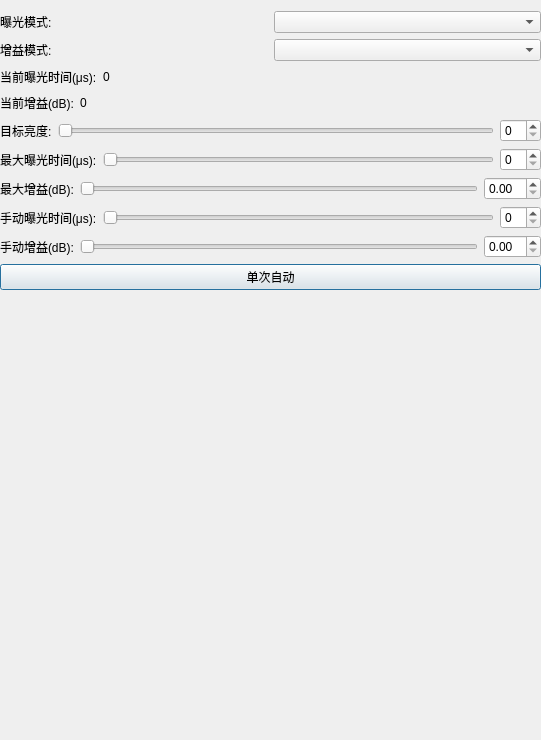
<?xml version="1.0" encoding="UTF-8"?>
<ui version="4.0">
 <class>ExpGainDlg</class>
 <widget class="QDialog" name="ExpGainDlg">
  <property name="geometry">
   <rect>
    <x>0</x>
    <y>0</y>
    <width>541</width>
    <height>740</height>
   </rect>
  </property>
  <property name="focusPolicy">
   <enum>Qt::NoFocus</enum>
  </property>
  <property name="windowTitle">
   <string>Dialog</string>
  </property>
  <layout class="QVBoxLayout" name="verticalLayout">
   <property name="leftMargin">
    <number>0</number>
   </property>
   <property name="rightMargin">
    <number>0</number>
   </property>
   <property name="bottomMargin">
    <number>0</number>
   </property>
   <item>
    <layout class="QHBoxLayout" name="horizontalLayout_11">
     <property name="rightMargin">
      <number>0</number>
     </property>
     <item>
      <widget class="QLabel" name="label_exp">
       <property name="text">
        <string>曝光模式:</string>
       </property>
      </widget>
     </item>
     <item>
      <widget class="QComboBox" name="comboBox_exp"/>
     </item>
    </layout>
   </item>
   <item>
    <layout class="QHBoxLayout" name="horizontalLayout_10">
     <item>
      <widget class="QLabel" name="label_gain">
       <property name="text">
        <string>增益模式:</string>
       </property>
      </widget>
     </item>
     <item>
      <widget class="QComboBox" name="comboBox_gain"/>
     </item>
    </layout>
   </item>
   <item>
    <layout class="QHBoxLayout" name="horizontalLayout_5">
     <property name="leftMargin">
      <number>0</number>
     </property>
     <item>
      <widget class="QLabel" name="labelCurExp">
       <property name="text">
        <string>当前曝光时间(μs):</string>
       </property>
      </widget>
     </item>
     <item>
      <widget class="QLabel" name="label_exptime">
       <property name="text">
        <string>0</string>
       </property>
      </widget>
     </item>
     <item>
      <spacer name="horizontalSpacer">
       <property name="orientation">
        <enum>Qt::Horizontal</enum>
       </property>
       <property name="sizeHint" stdset="0">
        <size>
         <width>40</width>
         <height>20</height>
        </size>
       </property>
      </spacer>
     </item>
    </layout>
   </item>
   <item>
    <layout class="QHBoxLayout" name="horizontalLayout_7">
     <item>
      <widget class="QLabel" name="labelCurGain">
       <property name="text">
        <string>当前增益(dB):</string>
       </property>
      </widget>
     </item>
     <item>
      <widget class="QLabel" name="label_curgain">
       <property name="text">
        <string>0</string>
       </property>
      </widget>
     </item>
     <item>
      <spacer name="horizontalSpacer_2">
       <property name="orientation">
        <enum>Qt::Horizontal</enum>
       </property>
       <property name="sizeHint" stdset="0">
        <size>
         <width>40</width>
         <height>20</height>
        </size>
       </property>
      </spacer>
     </item>
    </layout>
   </item>
   <item>
    <widget class="QWidget" name="widget" native="true">
     <layout class="QVBoxLayout" name="verticalLayout_2">
      <property name="leftMargin">
       <number>0</number>
      </property>
      <property name="topMargin">
       <number>0</number>
      </property>
      <property name="rightMargin">
       <number>0</number>
      </property>
      <property name="bottomMargin">
       <number>0</number>
      </property>
      <item>
       <layout class="QHBoxLayout" name="horizontalLayout_2">
        <item>
         <widget class="QLabel" name="labelAatarget">
          <property name="text">
           <string>目标亮度:</string>
          </property>
         </widget>
        </item>
        <item>
         <widget class="QSlider" name="horizontalSlider_aatarget">
          <property name="orientation">
           <enum>Qt::Horizontal</enum>
          </property>
         </widget>
        </item>
        <item>
         <widget class="QSpinBox" name="spinBox_aatarget"/>
        </item>
       </layout>
      </item>
      <item>
       <layout class="QHBoxLayout" name="horizontalLayout_8">
        <item>
         <widget class="QLabel" name="labelMaxExp">
          <property name="text">
           <string>最大曝光时间(μs):</string>
          </property>
         </widget>
        </item>
        <item>
         <widget class="QSlider" name="horizontalSlider_aemaxtime">
          <property name="orientation">
           <enum>Qt::Horizontal</enum>
          </property>
         </widget>
        </item>
        <item>
         <widget class="QSpinBox" name="spinBox_aemaxtime"/>
        </item>
       </layout>
      </item>
      <item>
       <layout class="QHBoxLayout" name="horizontalLayout">
        <item>
         <widget class="QLabel" name="labelMaxGain">
          <property name="text">
           <string>最大增益(dB):</string>
          </property>
         </widget>
        </item>
        <item>
         <widget class="QSlider" name="horizontalSlider_agmaxgain">
          <property name="orientation">
           <enum>Qt::Horizontal</enum>
          </property>
         </widget>
        </item>
        <item>
         <widget class="QDoubleSpinBox" name="spinBox_agmaxgain"/>
        </item>
       </layout>
      </item>
     </layout>
    </widget>
   </item>
   <item>
    <layout class="QHBoxLayout" name="horizontalLayout_9">
     <item>
      <widget class="QLabel" name="labelManualExp">
       <property name="text">
        <string>手动曝光时间(μs):</string>
       </property>
      </widget>
     </item>
     <item>
      <widget class="QSlider" name="horizontalSlider_metime">
       <property name="orientation">
        <enum>Qt::Horizontal</enum>
       </property>
      </widget>
     </item>
     <item>
      <widget class="QSpinBox" name="spinBox_metime"/>
     </item>
    </layout>
   </item>
   <item>
    <layout class="QHBoxLayout" name="horizontalLayout_3">
     <item>
      <widget class="QLabel" name="labelManualGain">
       <property name="text">
        <string>手动增益(dB):</string>
       </property>
      </widget>
     </item>
     <item>
      <widget class="QSlider" name="horizontalSlider_mgain">
       <property name="orientation">
        <enum>Qt::Horizontal</enum>
       </property>
      </widget>
     </item>
     <item>
      <widget class="QDoubleSpinBox" name="spinBox_mgain"/>
     </item>
    </layout>
   </item>
   <item>
    <widget class="QPushButton" name="pushButtonOneAEAG">
     <property name="text">
      <string>单次自动</string>
     </property>
    </widget>
   </item>
   <item>
    <spacer name="verticalSpacer">
     <property name="orientation">
      <enum>Qt::Vertical</enum>
     </property>
     <property name="sizeHint" stdset="0">
      <size>
       <width>20</width>
       <height>413</height>
      </size>
     </property>
    </spacer>
   </item>
  </layout>
 </widget>
 <resources/>
 <connections/>
</ui>
